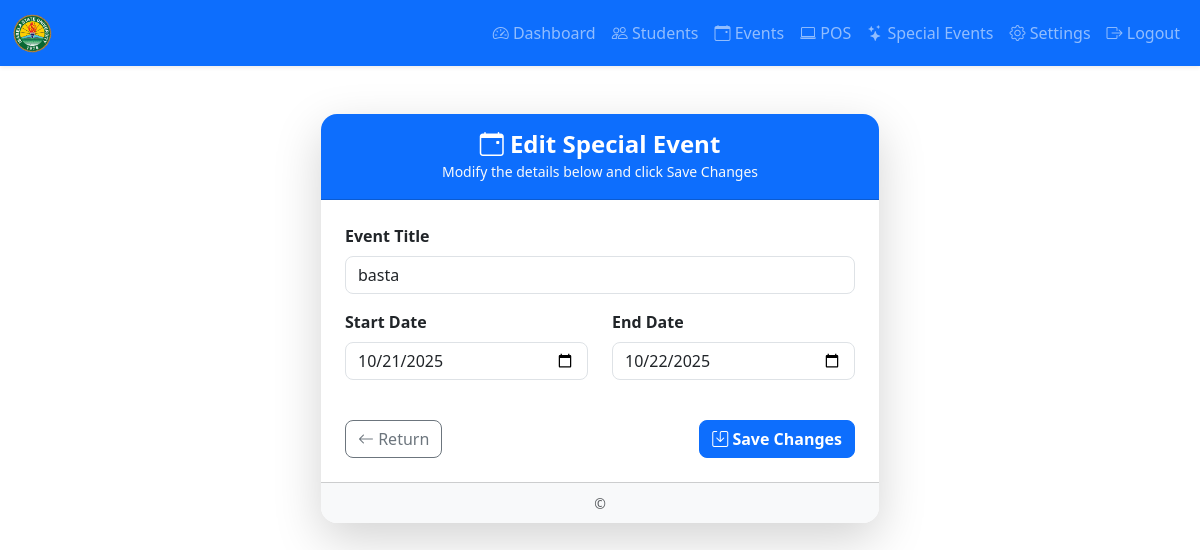
The app's page /special-events/edit/3/ (signed in) with its own data.
### core/models.py (models this page shows, shortened)
class SpecialEvent(models.Model):
    title = models.CharField(max_length=255)
    start_date = models.DateField()
    end_date = models.DateField()
    start_time = models.TimeField(null=True, blank=True)
    end_time = models.TimeField(null=True, blank=True)
    description = models.TextField(blank=True, null=True)
    image = models.ImageField(upload_to='event_images/', blank=True, null=True)
    countdown_image = models.ImageField(upload_to='countdown_images/', blank=True, null=True)
    qr_code = models.ImageField(upload_to='special_qrcodes/', blank=True, null=True)
    qr_data = models.CharField(max_length=255, unique=True, editable=False)
    assigned_pos = models.ManyToManyField('POSAccount', related_name='special_events', blank=True)

### core/views.py (the view)
# urls.py: path('special-events/edit/<int:event_id>/', views.edit_special_event, name='edit_special_event'),
def edit_special_event(request, event_id):
    event = get_object_or_404(SpecialEvent, id=event_id)
    if request.method == 'POST':
        form = SpecialEventForm(request.POST, request.FILES, instance=event)
        if form.is_valid():
            form.save()
            return redirect('manage_special_events')
    else:
        form = SpecialEventForm(instance=event)
    return render(request, 'edit_special_event.html', {'form': form, 'event': event})

### core/forms.py
class SpecialEventForm(forms.ModelForm):
    assigned_pos = forms.ModelMultipleChoiceField(
        queryset=POSAccount.objects.filter(is_active=True),
        widget=forms.CheckboxSelectMultiple,
        required=False
    )
    class Meta:
        model = SpecialEvent
        fields = ['title', 'start_date', 'end_date', 'start_time', 'end_time',
                  'countdown_image', 'assigned_pos']
        widgets = {
            'start_date': forms.DateInput(attrs={'type': 'date'}),
            'end_date': forms.DateInput(attrs={'type': 'date'}),
            'start_time': forms.TimeInput(attrs={'type': 'time'}),
            'end_time': forms.TimeInput(attrs={'type': 'time'}),
        }

### templates/edit_special_event.html (shortened to what this page needs)
{% extends 'base.html' %}
{% load widget_tweaks %}
{% block content %}
<div class="container d-flex justify-content-center align-items-center mt-5">
    <div class="col-md-8 col-lg-6">
        <div class="card shadow-lg border-0 rounded-4">
            <div class="card-header bg-primary text-white rounded-top-4 text-center py-3">
                <h4 class="fw-bold mb-0">
                    <i class="bi bi-calendar-event"></i> Edit Special Event
                </h4>
                <small class="text-light">Modify the details below and click Save Changes</small>
            </div>
            <div class="card-body p-4">
                <form method="post" enctype="multipart/form-data">
                    <div class="mb-3">
                        <label class="form-label fw-semibold">Event Title</label>
                        {{ form.title|add_class:"form-control rounded-3" }}
                    </div>
                    <div class="row">
                        <div class="col-md-6 mb-3">
                            <label class="form-label fw-semibold">Start Date</label>
                            {{ form.start_date|add_class:"form-control rounded-3" }}
                        </div>
                        <div class="col-md-6 mb-3">
                            <label class="form-label fw-semibold">End Date</label>
                            {{ form.end_date|add_class:"form-control rounded-3" }}
                        </div>
                    </div>
                    <div class="d-flex justify-content-between mt-4">
                        <a href="{% url 'manage_special_events' %}" class="btn btn-outline-secondary rounded-3">
                            <i class="bi bi-arrow-left"></i> Return
                        </a>
                        <button type="submit" class="btn btn-primary rounded-3 fw-semibold">
                            <i class="bi bi-save"></i> Save Changes
                        </button>
                    </div>
                </form>
            </div>
            <div class="card-footer bg-light text-center rounded-bottom-4 py-2">
                <small class="text-muted">&copy; {{ system_settings.system_name }}</small>
            </div>
        </div>
    </div>
</div>
{% endblock %}

### records on screen
SpecialEvent: title "basta", start_date "10/21/2025", end_date "10/22/2025"
